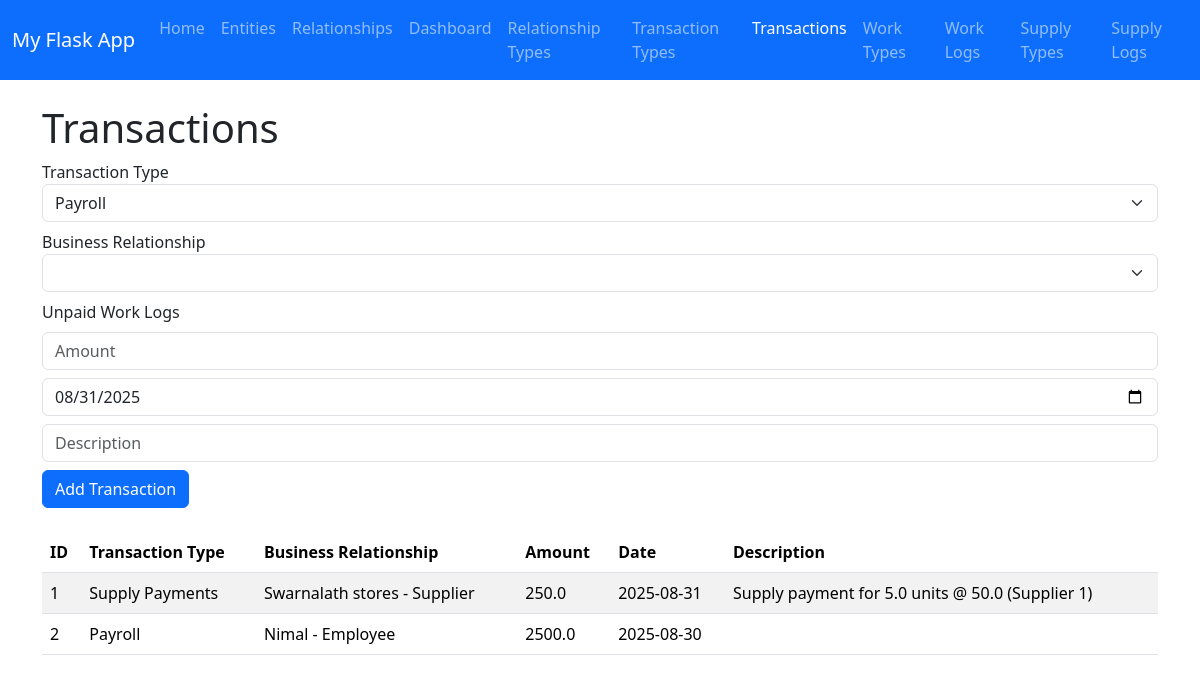
The app's page /transactions, older data.
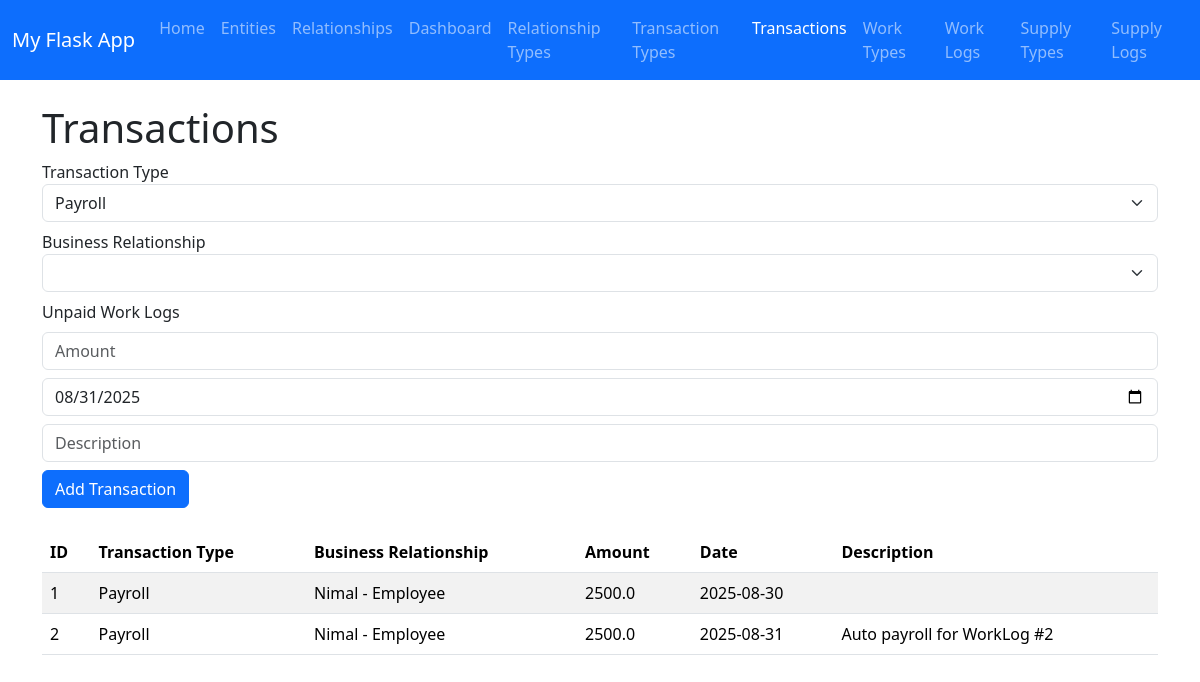
The same page, newer data.
### app.py (models this page shows, shortened)
class Transaction(db.Model):
    __tablename__ = "transaction"
    id = db.Column(db.Integer, primary_key=True)  # Unique ID
    transaction_type_id = db.Column(db.Integer, db.ForeignKey('transaction_type.id'), nullable=False)
    relationship_id = db.Column(db.Integer, db.ForeignKey('relationship.id'), nullable=False)
    amount = db.Column(db.Float, nullable=False)
    date = db.Column(db.Date, nullable=False, default=datetime.utcnow)
    description = db.Column(db.String(250), nullable=True)
    transaction_type = db.relationship('TransactionType')
    relationship = db.relationship('Relationship')
    payrolls = db.relationship("Payroll", backref="parent_transaction", lazy=True)

class TransactionType(db.Model):
    __tablename__ = "transaction_type"
    id = db.Column(db.Integer, primary_key=True)  # Unique ID
    name = db.Column(db.String(100), nullable=False, unique=True)
    description = db.Column(db.String(250), nullable=True)

class Entity(db.Model):
    id = db.Column(db.Integer, primary_key=True)  # Unique ID
    name = db.Column(db.String(100), nullable=False)
    email = db.Column(db.String(120), nullable=False, unique=True)
    phone = db.Column(db.String(20), nullable=False)
    address = db.Column(db.String(200), nullable=True)  # New attribut

class RelationshipType(db.Model):
    __tablename__ = "relationship_type"
    id = db.Column(db.Integer, primary_key=True)  # Unique ID
    name = db.Column(db.String(100), nullable=False, unique=True)
    description = db.Column(db.String(250), nullable=True)

### app.py (the view)
@app.route("/transactions")
def transactions():
    all_transactions = Transaction.query.all()
    transaction_types = TransactionType.query.all()
    relationships = Relationship.query.all()
    return render_template(
        "transactions.html",
        title="Transactions",
        transactions=all_transactions,
        transaction_types=transaction_types,
        relationships=relationships,
        datetime=datetime
    )

### templates/transactions.html (shortened to what this page needs)
{% extends "base.html" %}
{% block content %}
<h1>Transactions</h1>
<form method="POST" action="{{ url_for('add_transaction') }}" class="mb-4">
    <div class="mb-2">
        <label>Transaction Type</label>
        <select id="transaction_type" name="transaction_type_id" class="form-select" required>
            {% for t in transaction_types %}
            <option value="{{ t.id }}">{{ t.name }}</option>
            {% endfor %}
        </select>
    </div>
    <div class="mb-2">
        <label>Business Relationship</label>
        <select id="relationship_id" name="relationship_id" class="form-select" required>
        </select>
    </div>
    <div id="worklogs-section" class="mb-2" style="display:none;">
        <label>Unpaid Work Logs</label>
    </div>
    <div class="mb-2">
        <input type="number" step="0.01" id="amount" name="amount" placeholder="Amount" class="form-control" required>
    </div>
    <div class="mb-2">
        <input type="date" name="date" class="form-control"
           value="{{ datetime.utcnow().date() }}" required>
    </div>
    <div class="mb-2">
        <input type="text" name="description" placeholder="Description" class="form-control">
    </div>
    <button type="submit" class="btn btn-primary">Add Transaction</button>
</form>
<table class="table table-striped">
    <thead>
        <tr>
            <th>ID</th>
            <th>Transaction Type</th>
            <th>Business Relationship</th>
            <th>Amount</th>
            <th>Date</th>
            <th>Description</th>
        </tr>
    </thead>
    <tbody>
        {% for txn in transactions %}
        <tr>
            <td>{{ txn.id }}</td>
            <td>{{ txn.transaction_type.name }}</td>
            <td>{{ txn.relationship.entity.name }} - {{ txn.relationship.relationship_type.name }}</td>
            <td>{{ txn.amount }}</td>
            <td>{{ txn.date }}</td>
            <td>{{ txn.description }}</td>
        </tr>
        {% endfor %}
    </tbody>
</table>
{% endblock %}

### templates/base.html (shortened to what this page needs)
<!DOCTYPE html>
<html>
<head>
    <link href="https://cdn.jsdelivr.net/npm/bootstrap@5.3.2/dist/css/bootstrap.min.css" rel="stylesheet">
</head>
<body>
    <nav class="navbar navbar-expand-lg navbar-dark bg-primary">
      <div class="container-fluid">
        <a class="navbar-brand" href="/">My Flask App</a>
        <div class="collapse navbar-collapse" id="navbarNav">
          <ul class="navbar-nav">
            <li class="nav-item">
              <a class="nav-link {% if title=='Home' %}active{% endif %}" href="/">Home</a>
            </li>
            <li class="nav-item">
              <a class="nav-link {% if title=='Entities' %}active{% endif %}" href="/entities">Entities</a>
            </li>
            <li class="nav-item">
              <a class="nav-link {% if title=='Relationships' %}active{% endif %}" href="/relationships">Relationships</a>
            </li>
            <li class="nav-item">
              <a class="nav-link {% if title=='Dashboard' %}active{% endif %}" href="/dashboard">Dashboard</a>
            </li>
            <li class="nav-item">
                <a class="nav-link {% if title=='Relationship Types' %}active{% endif %}" href="/relationship_types">Relationship Types</a>
            </li>
            <li class="nav-item">
                <a class="nav-link {% if title=='Transaction Types' %}active{% endif %}" href="/transaction_types">Transaction Types</a>
            </li>
            <li class="nav-item">
                <a class="nav-link {% if title=='Transactions' %}active{% endif %}" href="/transactions">Transactions</a>
            </li>
            <li class="nav-item">
              <a class="nav-link {% if title=='Work Types' %}active{% endif %}"
                 href="{{ url_for('worktypes') }}">
                Work Types
              </a>
            </li>
            <li class="nav-item"><a class="nav-link" href="{{ url_for('worklogs') }}">Work Logs</a></li>
            <li class="nav-item">
              <a class="nav-link" href="{{ url_for('supply_types') }}">Supply Types</a>
            </li>
            <li class="nav-item">
              <a class="nav-link" href="{{ url_for('supply_logs') }}">Supply Logs</a>
            </li>
          </ul>
        </div>
      </div>
    </nav>
    <div class="container mt-4">
        {% block content %}{% endblock %}
    </div>
</body>
</html>

Row changes from the older to the newer data that the page shows:
changed Transaction id 1: transaction_type.name "Supply Payments" → "Payroll"; relationship.entity.name "Swarnalath stores" → "Nimal"; relationship.relationship_type.name "Supplier" → "Employee"; amount "250.0" → "2500.0"; date "2025-08-31" → "2025-08-30"; description "Supply payment for 5.0 units @ 50.0 (Supplier 1)" → (not shown)
changed Transaction id 2: date "2025-08-30" → "2025-08-31"; description (not shown) → "Auto payroll for WorkLog #2"
